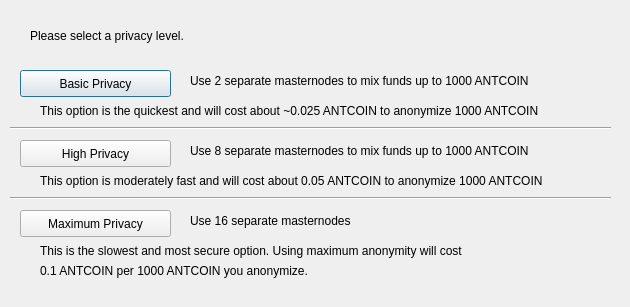
<?xml version="1.0" encoding="UTF-8"?>
<ui version="4.0">
 <class>DarksendConfig</class>
 <widget class="QDialog" name="DarksendConfig">
  <property name="geometry">
   <rect>
    <x>0</x>
    <y>0</y>
    <width>630</width>
    <height>307</height>
   </rect>
  </property>
  <property name="windowTitle">
   <string>Configure Darksend</string>
  </property>
  <widget class="QPushButton" name="buttonBasic">
   <property name="geometry">
    <rect>
     <x>20</x>
     <y>70</y>
     <width>151</width>
     <height>27</height>
    </rect>
   </property>
   <property name="text">
    <string>Basic Privacy</string>
   </property>
  </widget>
  <widget class="QPushButton" name="buttonHigh">
   <property name="geometry">
    <rect>
     <x>20</x>
     <y>140</y>
     <width>151</width>
     <height>27</height>
    </rect>
   </property>
   <property name="text">
    <string>High Privacy</string>
   </property>
  </widget>
  <widget class="QPushButton" name="buttonMax">
   <property name="geometry">
    <rect>
     <x>20</x>
     <y>210</y>
     <width>151</width>
     <height>27</height>
    </rect>
   </property>
   <property name="text">
    <string>Maximum Privacy</string>
   </property>
  </widget>
  <widget class="QLabel" name="label">
   <property name="geometry">
    <rect>
     <x>30</x>
     <y>20</y>
     <width>571</width>
     <height>31</height>
    </rect>
   </property>
   <property name="text">
    <string>Please select a privacy level.</string>
   </property>
  </widget>
  <widget class="QLabel" name="label_2">
   <property name="geometry">
    <rect>
     <x>190</x>
     <y>70</y>
     <width>421</width>
     <height>21</height>
    </rect>
   </property>
   <property name="text">
    <string>Use 2 separate masternodes to mix funds up to 1000 ANTCOIN</string>
   </property>
  </widget>
  <widget class="QLabel" name="label_3">
   <property name="geometry">
    <rect>
     <x>190</x>
     <y>140</y>
     <width>411</width>
     <height>21</height>
    </rect>
   </property>
   <property name="text">
    <string>Use 8 separate masternodes to mix funds up to 1000 ANTCOIN</string>
   </property>
  </widget>
  <widget class="QLabel" name="label_4">
   <property name="geometry">
    <rect>
     <x>190</x>
     <y>210</y>
     <width>421</width>
     <height>21</height>
    </rect>
   </property>
   <property name="text">
    <string>Use 16 separate masternodes</string>
   </property>
  </widget>
  <widget class="QLabel" name="label_6">
   <property name="geometry">
    <rect>
     <x>40</x>
     <y>100</y>
     <width>561</width>
     <height>21</height>
    </rect>
   </property>
   <property name="text">
    <string>This option is the quickest and will cost about ~0.025 ANTCOIN to anonymize 1000 ANTCOIN</string>
   </property>
  </widget>
  <widget class="QLabel" name="label_7">
   <property name="geometry">
    <rect>
     <x>40</x>
     <y>170</y>
     <width>561</width>
     <height>21</height>
    </rect>
   </property>
   <property name="text">
    <string>This option is moderately fast and will cost about 0.05 ANTCOIN to anonymize 1000 ANTCOIN</string>
   </property>
  </widget>
  <widget class="QLabel" name="label_8">
   <property name="geometry">
    <rect>
     <x>40</x>
     <y>240</y>
     <width>561</width>
     <height>21</height>
    </rect>
   </property>
   <property name="text">
    <string>This is the slowest and most secure option. Using maximum anonymity will cost</string>
   </property>
  </widget>
  <widget class="QLabel" name="label_9">
   <property name="geometry">
    <rect>
     <x>40</x>
     <y>260</y>
     <width>561</width>
     <height>21</height>
    </rect>
   </property>
   <property name="text">
    <string>0.1 ANTCOIN per 1000 ANTCOIN you anonymize.</string>
   </property>
  </widget>
  <widget class="Line" name="line">
   <property name="geometry">
    <rect>
     <x>10</x>
     <y>120</y>
     <width>601</width>
     <height>16</height>
    </rect>
   </property>
   <property name="orientation">
    <enum>Qt::Horizontal</enum>
   </property>
  </widget>
  <widget class="Line" name="line_2">
   <property name="geometry">
    <rect>
     <x>10</x>
     <y>190</y>
     <width>601</width>
     <height>16</height>
    </rect>
   </property>
   <property name="orientation">
    <enum>Qt::Horizontal</enum>
   </property>
  </widget>
 </widget>
 <resources/>
 <connections/>
</ui>
